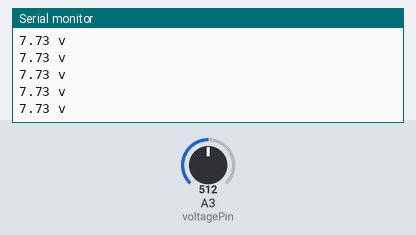
A sketch run on a simulated Arduino Uno, built with avr-gcc and run on an emulated ATmega328P. Parts: the last lines printed to the serial monitor. The inputs (shaded band) are chosen by the test bench; at power-on: A3 (voltagePin) = 512.

Above: at 2.7 s.
2.8 s: A3 (voltagePin) set to 678
At 2.85 s:
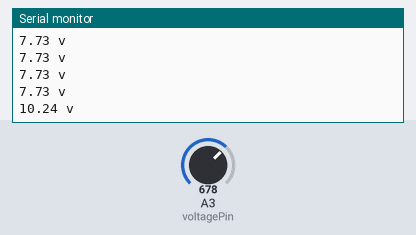
5.8 s: A3 (voltagePin) set to 647
At 5.8 s:
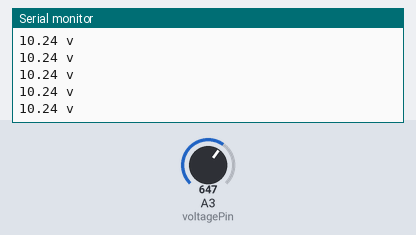
Timing chart, 0 to 8.8 s (numbered marks = the images above; inputs shaded):
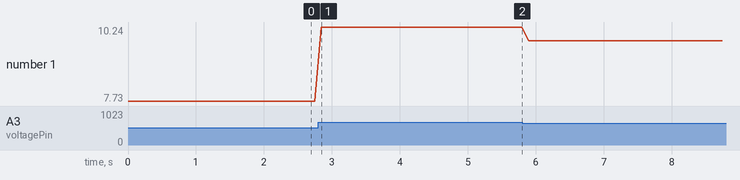

The sketch:

voltage.ino
```cpp
int voltagePin = A3;
float vcc = 5.0;
float vd_factor = 3.09;


void setup() {
  Serial.begin(9500);
  pinMode(voltagePin, INPUT);

}


void loop() {

    int voltValue = analogRead(voltagePin);
    int val = 0;
    for (int x=0; x<10; x++){
      val = val + analogRead(voltagePin);
    }
    voltValue = val / 10;
    float voltage = voltValue / 1023.0 * vcc * vd_factor;

    Serial.print(voltage, 2);
    Serial.println(" v");
    delay(100);

}
```

Measured:
- after the input at 2.8 s, the serial monitor: prints a new line after 0.05 s (image 1)
- plotted number 1: 7.73 → 10.24 after the input at 2.8 s, 10.24 → 9.77 after the input at 5.8 s
